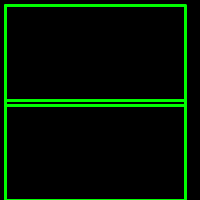
Frame 1 (no input)
Frame 60 (the mouse pressed at the canvas centre just before this capture): identical to frame 1, image omitted
Frame 120 (the mouse held since frame 60 and released just before this capture): identical to frame 1, image omitted

The Processing sketch that drew this single still picture (run headless with seeded random() and noise(); from frame 60 on, the mouse is pressed at the canvas centre):

// Processing sketch: KvadratUdenRectWithPointForLoopsMedParameter
// ── KvadratUdenRectWithPointForLoopsMedParameter.pde





void setup() {
  //Creates the size of the canvas
  size(200, 200);
}


void draw() {
  //Background
  background(0);

  //Method calling colorMyRect()
  colorMyRect();

  //Method calling myRect()
  myRect(5, 5);
  
  myRect(5, 100);
  
  
}


//Contains the code that gives my rect a color
void colorMyRect() {
  //Colors my rect
  strokeWeight(3);
  stroke(0, 255, 0);
}


//Method that contains a for loop that creates my rect
void myRect(int rx, int ry) {


  //A for loop to keep drawing points until i < width-10 (Draws the upper and lower points horizontaly)
  for (int i = 0; i < width-20; i++) {
    point(rx + i, ry);
    point(rx + i, ry+100);
  }

  //A for loop to keep drawing points until i < height-100 (Draws the left and right points verticaly)
  for (int i = 0; i < height -100; i++) {
    point(rx, ry+i);
    point(rx+180, ry+i);
  }
}
